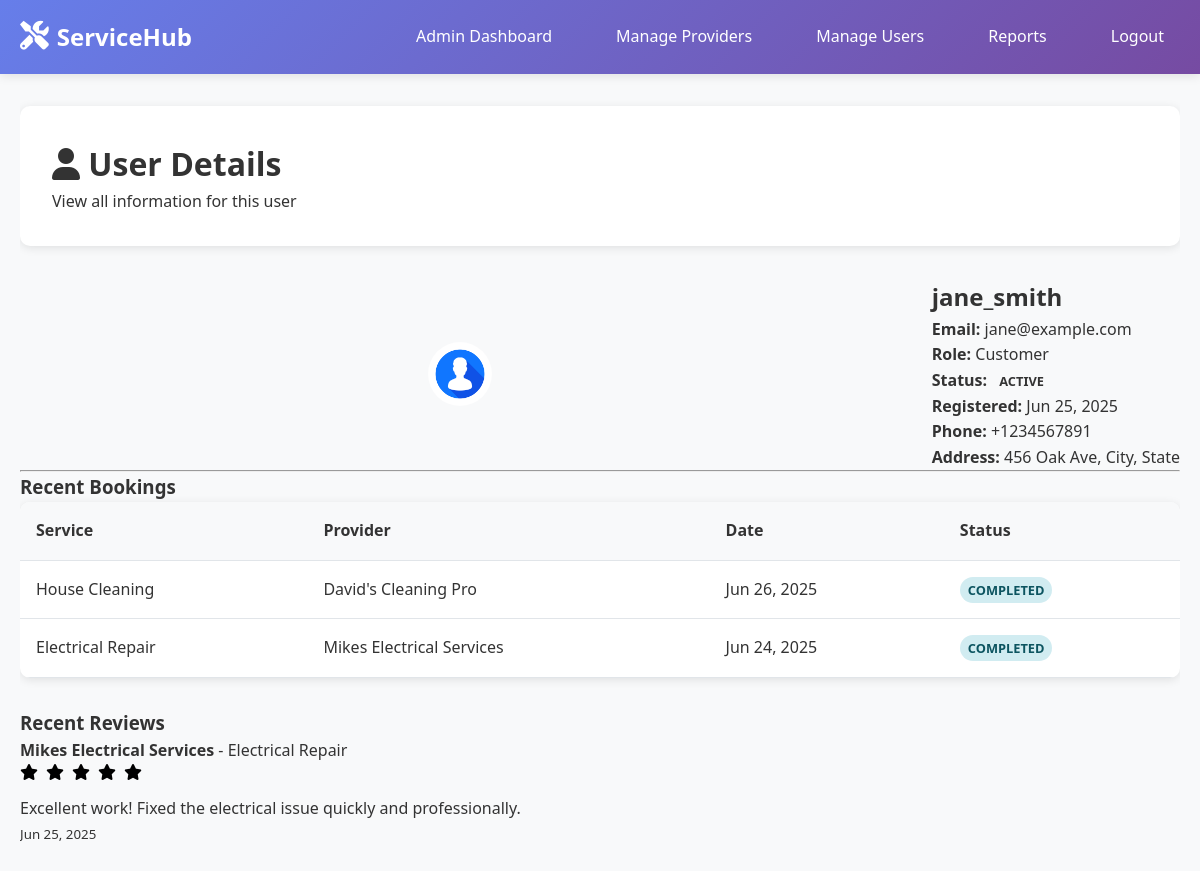
Page /admin/user-details.php?id=3 (signed in) on the earlier database version.
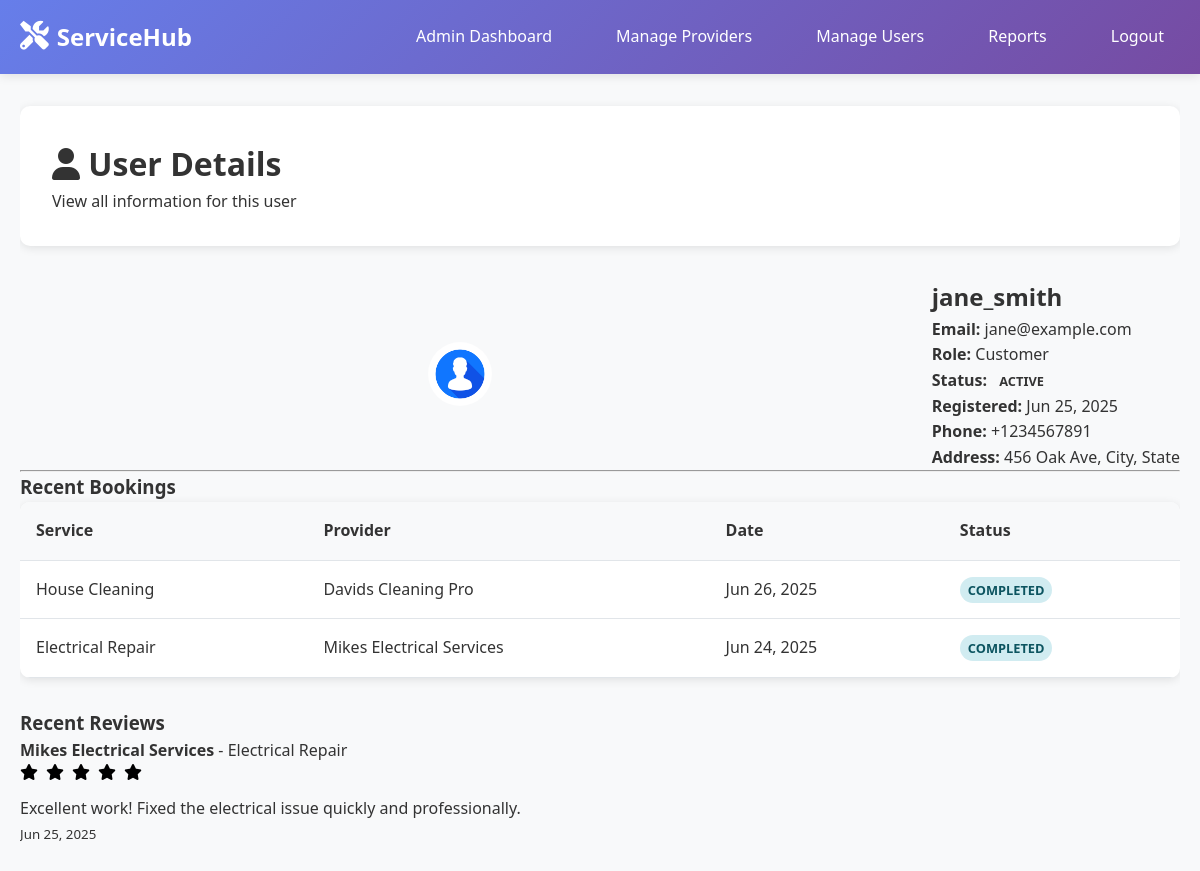
Same page on the later database version.
### tables this page shows
CREATE TABLE `bookings` (
  `id` int(11) NOT NULL,
  `customer_id` int(11) NOT NULL,
  `provider_id` int(11) NOT NULL,
  `service_id` int(11) NOT NULL,
  `booking_date` date NOT NULL,
  `booking_time` time NOT NULL,
  `duration` int(11) NOT NULL COMMENT 'Duration in minutes',
  `total_amount` decimal(10,2) NOT NULL,
  `requirements` text DEFAULT NULL,
  `status` enum('pending','confirmed','completed','cancelled') NOT NULL DEFAULT 'pending',
  `payment_status` enum('pending','paid','refunded') NOT NULL DEFAULT 'pending',
  `created_at` timestamp NOT NULL DEFAULT current_timestamp(),
  `updated_at` timestamp NOT NULL DEFAULT current_timestamp() ON UPDATE current_timestamp()
);

CREATE TABLE `providers` (
  `id` int(11) NOT NULL,
  `user_id` int(11) NOT NULL,
  `business_name` varchar(100) NOT NULL,
  `service_category` enum('electrician','plumber','photographer','cleaner','gardener','painter','carpenter','mechanic','tutor','designer') NOT NULL,
  `description` text DEFAULT NULL,
  `location` varchar(255) NOT NULL,
  `phone` varchar(20) NOT NULL,
  `hourly_rate` decimal(10,2) NOT NULL,
  `kyc_document` varchar(255) DEFAULT NULL,
  `status` enum('pending','approved','rejected') NOT NULL DEFAULT 'pending',
  `rating` decimal(3,2) DEFAULT 0.00,
  `total_reviews` int(11) DEFAULT 0,
  `created_at` timestamp NOT NULL DEFAULT current_timestamp(),
  `updated_at` timestamp NOT NULL DEFAULT current_timestamp() ON UPDATE current_timestamp()
);

CREATE TABLE `services` (
  `id` int(11) NOT NULL,
  `provider_id` int(11) NOT NULL,
  `title` varchar(100) NOT NULL,
  `description` text DEFAULT NULL,
  `price` decimal(10,2) NOT NULL,
  `duration` int(11) NOT NULL COMMENT 'Duration in minutes',
  `status` enum('active','inactive') NOT NULL DEFAULT 'active',
  `created_at` timestamp NOT NULL DEFAULT current_timestamp(),
  `updated_at` timestamp NOT NULL DEFAULT current_timestamp() ON UPDATE current_timestamp()
);

### includes/functions.php (called while the page is built, shortened)
<?php
function format_date($date) {
    return date('M j, Y', strtotime($date));
}
?>

### admin/user-details.php (the view, shortened to what the changed rows need)
<?php
require_once '../config/database.php';
require_once '../includes/functions.php';
$user_id = isset($_GET['id']) ? intval($_GET['id']) : 0;
$user_query = "SELECT * FROM users WHERE id = ?";
$user_stmt = mysqli_prepare($conn, $user_query);
mysqli_stmt_bind_param($user_stmt, 'i', $user_id);
mysqli_stmt_execute($user_stmt);
$user_result = mysqli_stmt_get_result($user_stmt);
$user = mysqli_fetch_assoc($user_result);
$bookings = [];
if ($user['role'] === 'customer') {
    $bookings_query = "SELECT b.*, p.business_name, s.title as service_title FROM bookings b JOIN providers p ON b.provider_id = p.id JOIN services s ON b.service_id = s.id WHERE b.customer_id = ? ORDER BY b.created_at DESC LIMIT 5";
    $bookings_stmt = mysqli_prepare($conn, $bookings_query);
    mysqli_stmt_bind_param($bookings_stmt, 'i', $user_id);
    mysqli_stmt_execute($bookings_stmt);
    $bookings_result = mysqli_stmt_get_result($bookings_stmt);
    while ($row = mysqli_fetch_assoc($bookings_result)) {
        $bookings[] = $row;
    }
}
?>
<!DOCTYPE html>
<html lang="en">
<head>
    <link rel="stylesheet" href="../assets/css/style.css">
    <link href="https://cdnjs.cloudflare.com/ajax/libs/font-awesome/6.0.0/css/all.min.css" rel="stylesheet">
</head>
<body>
    <div class="container">
        <div class="dashboard">
            <div class="dashboard-header">
                <h1><i class="fas fa-user"></i> User Details</h1>
            </div>
            <div class="content-card">
                <div style="display:flex;align-items:center;gap:2rem;">
                    <div>
                        <h2><?php echo htmlspecialchars($user['username']); ?></h2>
                    </div>
                </div>
                <?php if ($user['role'] === 'customer'): ?>
                    <?php if ($bookings): ?>
                        <div class="table-container">
                            <table>
                                <thead>
                                    <tr>
                                        <th>Service</th>
                                        <th>Provider</th>
                                        <th>Date</th>
                                        <th>Status</th>
                                    </tr>
                                </thead>
                                <tbody>
                                    <?php foreach ($bookings as $booking): ?>
                                        <tr>
                                            <td><?php echo htmlspecialchars($booking['service_title']); ?></td>
                                            <td><?php echo htmlspecialchars($booking['business_name']); ?></td>
                                            <td><?php echo format_date($booking['booking_date']); ?></td>
                                            <td><span class="status-badge status-<?php echo $booking['status']; ?>"><?php echo ucfirst($booking['status']); ?></span></td>
                                        </tr>
                                    <?php endforeach; ?>
                                </tbody>
                            </table>
                        </div>
                    <?php else: ?>
                        <p>No recent bookings.</p>
                    <?php endif; ?>
                <?php endif; ?>
            </div>
        </div>
    </div>
</body>
</html>

Differences in the rows shown:
changed through a linked row, bookings "House Cleaning": provider.business_name "David's Cleaning Pro" → "Davids Cleaning Pro"
